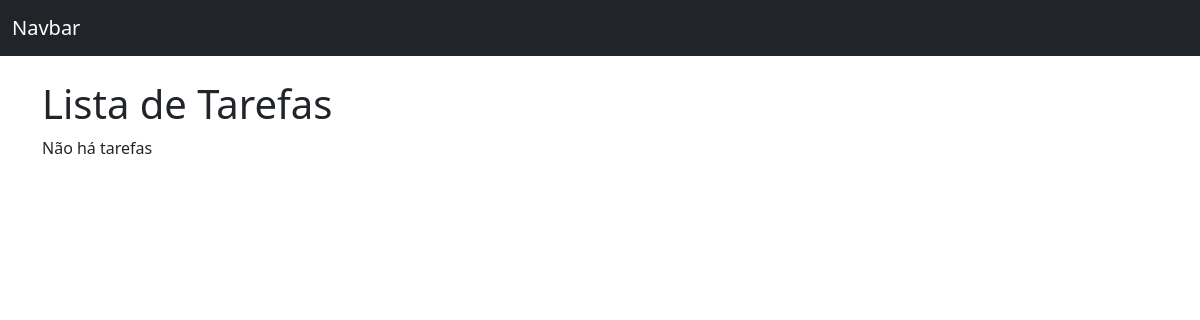
The app's page /, older data.
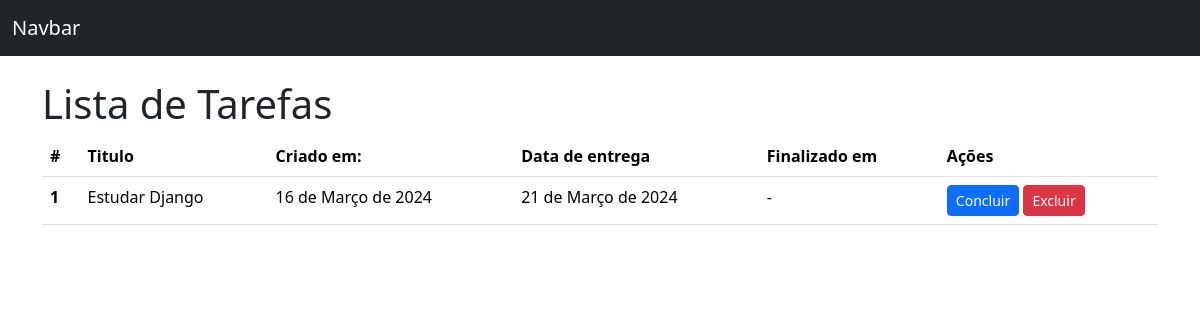
The same page, newer data.
### todos/models.py (models this page shows)
class Todo(models.Model):
    title = models.CharField(max_length=100, null=False, blank=False)
    created_at = models.DateField(auto_now_add=True, null=False, blank=False)
    dead_line = models.DateField(null=False, blank=False)
    finished_at = models.DateField(null=True)

### todos/views.py (the view)
# urls.py: path("", TodoListView.as_view(), name="todo_list"),
class TodoListView(ListView):
    model = Todo

### todos/templates/todos/todo_list.html (shortened to what this page needs)
<!doctype html>
<html lang="en">
  <head>
    <link href="https://cdn.jsdelivr.net/npm/bootstrap@5.3.3/dist/css/bootstrap.min.css" rel="stylesheet">
  </head>
  <body>
    <nav class="navbar bg-dark mb-4" data-bs-theme="dark">
        <div class="container-fluid">
          <a class="navbar-brand" href="#">Navbar</a>
        </div>
      </nav>
      <main class="container">
        <h1>Lista de Tarefas</h1>
        {% if todo_list %}
        <table class="table">
            <thead>
                <tr>
                    <th scope="col">#</th>
                    <th scope="col">Titulo</th>
                    <th scope="col">Criado em:</th>
                    <th scope="col">Data de entrega</th>
                    <th scope="col">Finalizado em</th>
                    <th scope="col">Ações</th>
                </tr>
            </thead>
            <tbody>
                {% for todo in todo_list %}
                <tr>
                    <th scope="row">{{ todo.pk }}</th>
                    <td>{{todo.title}}</td>
                    <td>{{todo.created_at}}</td>
                    <td>{{todo.dead_line}}</td>
                    <td>{{todo.finished_at | default:"-"}}</td>
                    <td>
                        <a href="#" class="btn btn-primary btn-sm">Concluir</a>
                        <a href="#" class="btn btn-danger btn-sm">Excluir</a>
                    </td>
                </tr>
                {%endfor%}
            </tbody>
        </table>
        {% else %}
            <p>Não há tarefas</p>
        {% endif %}
      </main>
  </body>
</html>

Row changes from the older to the newer data that the page shows:
added Todo: pk "1", title "Estudar Django", created_at "16 de Março de 2024", dead_line "21 de Março de 2024", finished_at "-"
Text that changed along with them:
text no longer shown: "Não há tarefas"
text now shown: "# Titulo Criado em: Data de entrega Finalizado em Ações"
